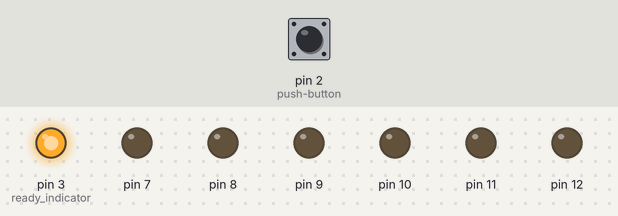
The sketch below on a simulated Arduino Uno, built with avr-gcc and run on an emulated ATmega328P. On the bench: output pins drawn as LEDs (lit = HIGH). Dashed ring = blinking. The test bench sets the inputs (shaded band); at power-on: pin 2 (push-button) LOW. Random numbers use the default seed unless the sketch sets one.

Above: at 1.2 s.
1.3 s: pin 2 (push-button) pulled HIGH for 0.15 s
At 1.78 s:
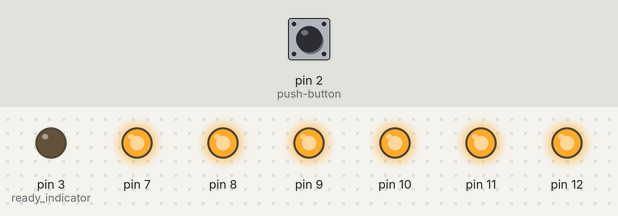
4.3 s: pin 2 (push-button) pulled HIGH for 1 s
At 5.45 s:
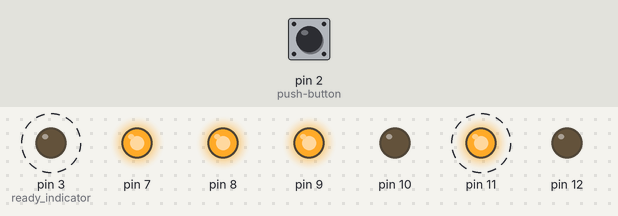
7.4 s: pin 2 (push-button) pulled HIGH for 3.2 s
At 9.02 s:
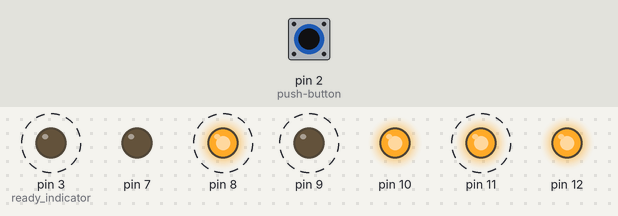
12.1 s: pin 2 (push-button) pulled HIGH for 0.15 s
At 13.94 s:
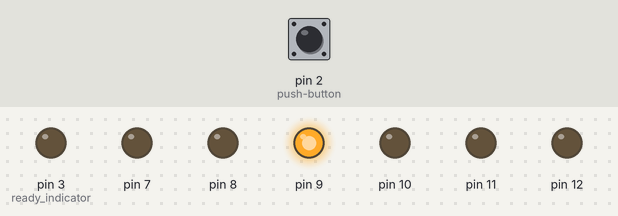
15.2 s: pin 2 (push-button) pulled HIGH for 1 s
At 18.4 s:
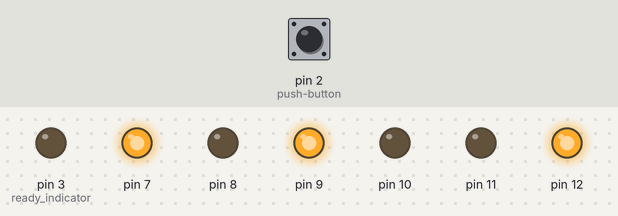
18.5 s: pin 2 (push-button) pulled HIGH for 1 s
At 20.55 s:
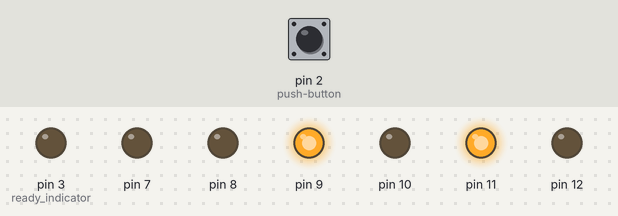
Timing chart, 0 to 27.7 s (numbered marks = the images above; inputs shaded):
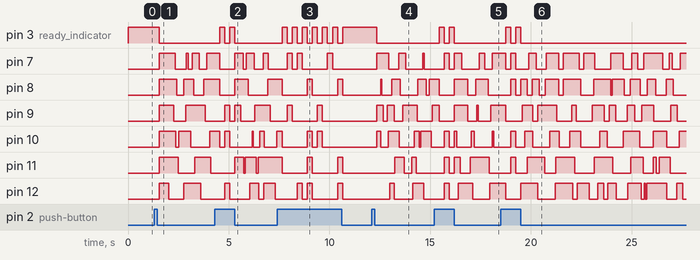

The sketch:

spaceship.ino
```cpp
struct Light {
  int n;  // pin position
  int on; // turn it on?
  unsigned long lastOn; // time it was last turned on
  long until;  // random interval until it should be turned on
};

// global list of lights
const int N_LIGHTS = 6;
Light pins[N_LIGHTS];

int shouldBlink = LOW;

long genInterval() {
  return random(50,1000);
}

Light makeLight(int n) {
  return Light{n, LOW, 0, genInterval()};
}

void setup() {
  //randomSeed(analogRead(0));
  pins[0] = makeLight(7);
  pins[1] = makeLight(8);
  pins[2] = makeLight(9);
  pins[3] = makeLight(10);
  pins[4] = makeLight(11);
  pins[5] = makeLight(12);

  // pins
  pinMode(2, INPUT);  // push-button
  pinMode(3, OUTPUT); // ready indicator

  for (int i=0; i<N_LIGHTS; i++)
    pinMode(pins[i].n, OUTPUT);
}

void flipLight(int i) {
  unsigned long now = millis();

  if (now > pins[i].lastOn + pins[i].until) { // toggle
    pins[i].lastOn = now;
    pins[i].until = genInterval();
    pins[i].on ^= 1;
  }
  digitalWrite(pins[i].n, pins[i].on);
}

void loop() {
  if(digitalRead(2)) {
    delay(250);
    shouldBlink ^= 1;
  }

  if(shouldBlink == LOW) { // reset
    digitalWrite(3, HIGH);
    for(int i=0; i<N_LIGHTS; i++)
      digitalWrite(pins[i].n, LOW);
  } else {
    digitalWrite(3, LOW);
    for(int i=0; i<N_LIGHTS; i++)
      flipLight(i);
  }
}
```

Measured:
- after the input at 1.3 s, pin 3 (ready_indicator): HIGH → LOW after 0.25 s; pin 7: goes HIGH 0.80 s, LOW 0.54 s, HIGH 0.11 s, LOW 0.21 s, HIGH 0.33 s, LOW 0.37 s, then HIGH, starting after 0.25 s
- after the input at 4.3 s, pin 3 (ready_indicator): alternates HIGH for 0.25 s and LOW for 0.25 s, 4 changes in all, then stays LOW, starting after 0.25 s
- after the input at 7.4 s, pin 3 (ready_indicator): alternates HIGH for 0.25 s and LOW for 0.25 s, 13 changes in all, then stays HIGH, starting after 0.25 s
- after the input at 12.1 s, pin 3 (ready_indicator): HIGH → LOW after 0.25 s; pin 7: goes HIGH 0.60 s, LOW 0.50 s, HIGH 0.35 s, LOW 0.85 s, HIGH 0.06 s, then LOW, starting after 0.25 s
- after the input at 15.2 s, pin 3 (ready_indicator): alternates HIGH for 0.25 s and LOW for 0.25 s, 4 changes in all, then stays LOW, starting after 0.25 s
- after the input at 18.5 s, pin 3 (ready_indicator): alternates HIGH for 0.25 s and LOW for 0.25 s, 4 changes in all, then stays LOW, starting after 0.25 s
